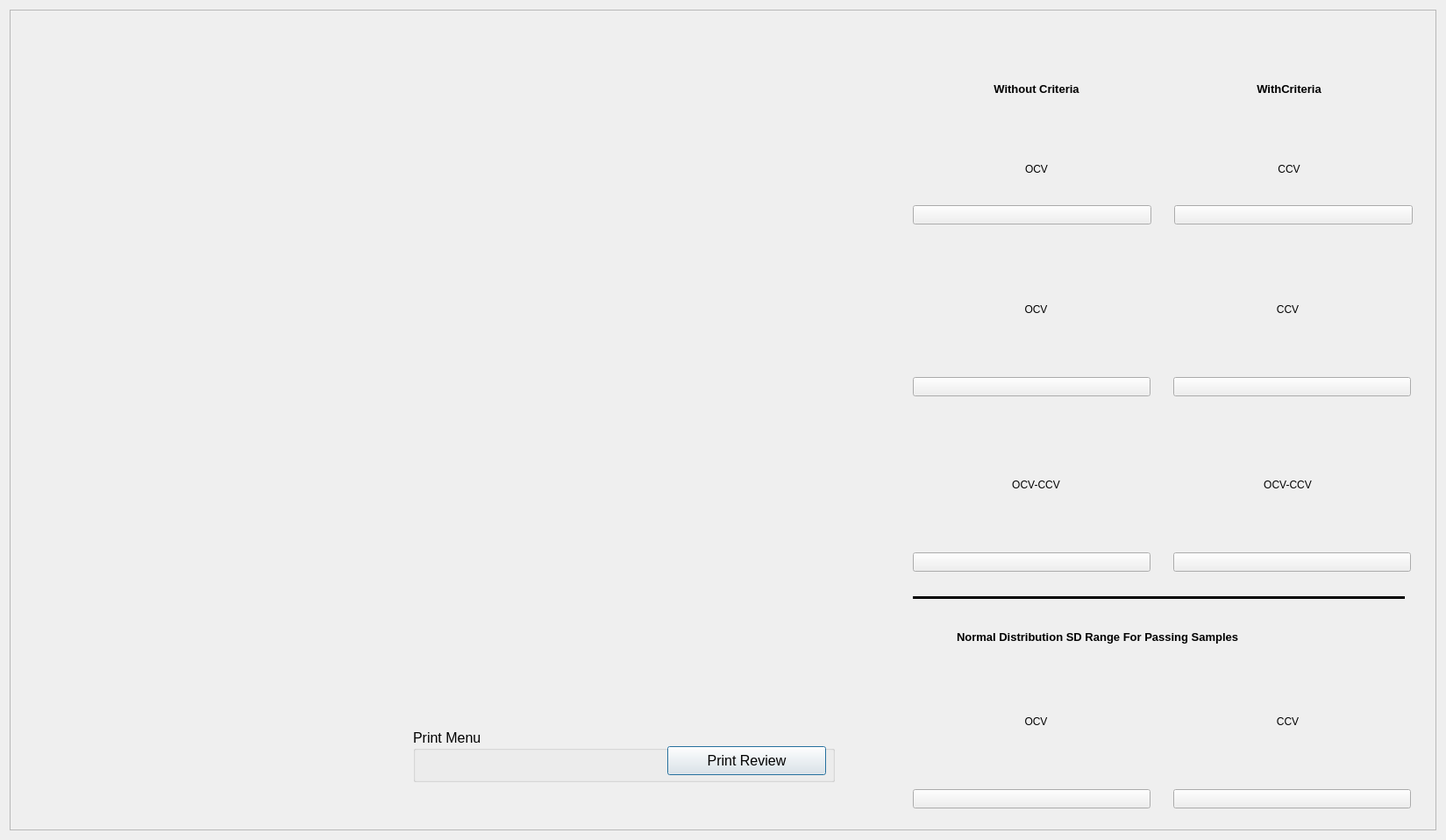
<?xml version="1.0" encoding="UTF-8"?>
<ui version="4.0">
 <class>Dialog</class>
 <widget class="QDialog" name="Dialog">
  <property name="geometry">
   <rect>
    <x>0</x>
    <y>0</y>
    <width>1649</width>
    <height>958</height>
   </rect>
  </property>
  <property name="windowTitle">
   <string>Post Graph</string>
  </property>
  <layout class="QGridLayout" name="gridLayout">
   <item row="0" column="0">
    <widget class="QFrame" name="frame">
     <property name="frameShape">
      <enum>QFrame::StyledPanel</enum>
     </property>
     <property name="frameShadow">
      <enum>QFrame::Raised</enum>
     </property>
     <widget class="Line" name="line">
      <property name="geometry">
       <rect>
        <x>1030</x>
        <y>660</y>
        <width>561</width>
        <height>20</height>
       </rect>
      </property>
      <property name="frameShadow">
       <enum>QFrame::Plain</enum>
      </property>
      <property name="lineWidth">
       <number>3</number>
      </property>
      <property name="orientation">
       <enum>Qt::Horizontal</enum>
      </property>
     </widget>
     <widget class="QLabel" name="label_2">
      <property name="geometry">
       <rect>
        <x>1080</x>
        <y>700</y>
        <width>471</width>
        <height>31</height>
       </rect>
      </property>
      <property name="font">
       <font>
        <pointsize>10</pointsize>
        <weight>75</weight>
        <bold>true</bold>
       </font>
      </property>
      <property name="text">
       <string>Normal Distribution SD Range For Passing Samples</string>
      </property>
     </widget>
     <widget class="QGroupBox" name="groupBox">
      <property name="geometry">
       <rect>
        <x>460</x>
        <y>820</y>
        <width>481</width>
        <height>61</height>
       </rect>
      </property>
      <property name="font">
       <font>
        <pointsize>12</pointsize>
       </font>
      </property>
      <property name="title">
       <string>Print Menu</string>
      </property>
      <widget class="QPushButton" name="pushButton">
       <property name="geometry">
        <rect>
         <x>290</x>
         <y>20</y>
         <width>181</width>
         <height>33</height>
        </rect>
       </property>
       <property name="text">
        <string>Print Review</string>
       </property>
      </widget>
     </widget>
     <widget class="QLabel" name="label_12">
      <property name="geometry">
       <rect>
        <x>10</x>
        <y>50</y>
        <width>991</width>
        <height>641</height>
       </rect>
      </property>
      <property name="text">
       <string/>
      </property>
      <property name="pixmap">
       <pixmap>Post_Graph/Testing.png</pixmap>
      </property>
      <property name="scaledContents">
       <bool>true</bool>
      </property>
     </widget>
     <widget class="QWidget" name="layoutWidget_7">
      <property name="geometry">
       <rect>
        <x>1030</x>
        <y>270</y>
        <width>568</width>
        <height>171</height>
       </rect>
      </property>
      <layout class="QVBoxLayout" name="verticalLayout_8">
       <item>
        <layout class="QHBoxLayout" name="horizontalLayout_19">
         <item>
          <widget class="QLabel" name="label_23">
           <property name="text">
            <string>OCV</string>
           </property>
           <property name="alignment">
            <set>Qt::AlignCenter</set>
           </property>
          </widget>
         </item>
         <item>
          <widget class="QLabel" name="label_24">
           <property name="text">
            <string>CCV</string>
           </property>
           <property name="alignment">
            <set>Qt::AlignCenter</set>
           </property>
          </widget>
         </item>
        </layout>
       </item>
       <item>
        <layout class="QHBoxLayout" name="horizontalLayout_10">
         <item>
          <widget class="QPushButton" name="pushButton_18">
           <property name="text">
            <string/>
           </property>
           <property name="icon">
            <iconset resource="Post_Graph/Graph.qrc">
             <normaloff>:/Post_Graph/Testing.png</normaloff>:/Post_Graph/Testing.png</iconset>
           </property>
           <property name="iconSize">
            <size>
             <width>250</width>
             <height>130</height>
            </size>
           </property>
          </widget>
         </item>
         <item>
          <spacer name="horizontalSpacer_10">
           <property name="orientation">
            <enum>Qt::Horizontal</enum>
           </property>
           <property name="sizeType">
            <enum>QSizePolicy::Minimum</enum>
           </property>
           <property name="sizeHint" stdset="0">
            <size>
             <width>20</width>
             <height>20</height>
            </size>
           </property>
          </spacer>
         </item>
         <item>
          <widget class="QPushButton" name="pushButton_19">
           <property name="text">
            <string/>
           </property>
           <property name="icon">
            <iconset>
             <normaloff>Post_Graph/Testing.png</normaloff>Post_Graph/Testing.png</iconset>
           </property>
           <property name="iconSize">
            <size>
             <width>250</width>
             <height>130</height>
            </size>
           </property>
          </widget>
         </item>
        </layout>
       </item>
      </layout>
     </widget>
     <widget class="QWidget" name="layoutWidget_8">
      <property name="geometry">
       <rect>
        <x>1030</x>
        <y>470</y>
        <width>568</width>
        <height>171</height>
       </rect>
      </property>
      <layout class="QVBoxLayout" name="verticalLayout_9">
       <item>
        <layout class="QHBoxLayout" name="horizontalLayout_20">
         <item>
          <widget class="QLabel" name="label_25">
           <property name="text">
            <string>OCV-CCV</string>
           </property>
           <property name="alignment">
            <set>Qt::AlignCenter</set>
           </property>
          </widget>
         </item>
         <item>
          <widget class="QLabel" name="label_26">
           <property name="text">
            <string>OCV-CCV</string>
           </property>
           <property name="alignment">
            <set>Qt::AlignCenter</set>
           </property>
          </widget>
         </item>
        </layout>
       </item>
       <item>
        <layout class="QHBoxLayout" name="horizontalLayout_11">
         <item>
          <widget class="QPushButton" name="pushButton_20">
           <property name="text">
            <string/>
           </property>
           <property name="icon">
            <iconset>
             <normaloff>Post_Graph/Testing.png</normaloff>Post_Graph/Testing.png</iconset>
           </property>
           <property name="iconSize">
            <size>
             <width>250</width>
             <height>130</height>
            </size>
           </property>
          </widget>
         </item>
         <item>
          <spacer name="horizontalSpacer_11">
           <property name="orientation">
            <enum>Qt::Horizontal</enum>
           </property>
           <property name="sizeType">
            <enum>QSizePolicy::Minimum</enum>
           </property>
           <property name="sizeHint" stdset="0">
            <size>
             <width>20</width>
             <height>20</height>
            </size>
           </property>
          </spacer>
         </item>
         <item>
          <widget class="QPushButton" name="pushButton_21">
           <property name="text">
            <string/>
           </property>
           <property name="icon">
            <iconset resource="Post_Graph/Graph.qrc">
             <normaloff>:/Post_Graph/2.png</normaloff>:/Post_Graph/2.png</iconset>
           </property>
           <property name="iconSize">
            <size>
             <width>250</width>
             <height>130</height>
            </size>
           </property>
          </widget>
         </item>
        </layout>
       </item>
      </layout>
     </widget>
     <widget class="QWidget" name="layoutWidget">
      <property name="geometry">
       <rect>
        <x>1030</x>
        <y>740</y>
        <width>568</width>
        <height>171</height>
       </rect>
      </property>
      <layout class="QVBoxLayout" name="verticalLayout_6">
       <item>
        <layout class="QHBoxLayout" name="horizontalLayout_13">
         <item>
          <widget class="QLabel" name="label_8">
           <property name="text">
            <string>OCV</string>
           </property>
           <property name="alignment">
            <set>Qt::AlignCenter</set>
           </property>
          </widget>
         </item>
         <item>
          <widget class="QLabel" name="label_9">
           <property name="text">
            <string>CCV</string>
           </property>
           <property name="alignment">
            <set>Qt::AlignCenter</set>
           </property>
          </widget>
         </item>
        </layout>
       </item>
       <item>
        <layout class="QHBoxLayout" name="horizontalLayout_5">
         <item>
          <widget class="QPushButton" name="pushButton_12">
           <property name="text">
            <string/>
           </property>
           <property name="icon">
            <iconset>
             <normaloff>Post_Graph/2 - Copy.png</normaloff>Post_Graph/2 - Copy.png</iconset>
           </property>
           <property name="iconSize">
            <size>
             <width>250</width>
             <height>130</height>
            </size>
           </property>
          </widget>
         </item>
         <item>
          <spacer name="horizontalSpacer_4">
           <property name="orientation">
            <enum>Qt::Horizontal</enum>
           </property>
           <property name="sizeType">
            <enum>QSizePolicy::Minimum</enum>
           </property>
           <property name="sizeHint" stdset="0">
            <size>
             <width>20</width>
             <height>20</height>
            </size>
           </property>
          </spacer>
         </item>
         <item>
          <widget class="QPushButton" name="pushButton_15">
           <property name="text">
            <string/>
           </property>
           <property name="icon">
            <iconset>
             <normaloff>Post_Graph/Testing.png</normaloff>Post_Graph/Testing.png</iconset>
           </property>
           <property name="iconSize">
            <size>
             <width>250</width>
             <height>130</height>
            </size>
           </property>
          </widget>
         </item>
        </layout>
       </item>
      </layout>
     </widget>
     <widget class="QWidget" name="layoutWidget">
      <property name="geometry">
       <rect>
        <x>1030</x>
        <y>40</y>
        <width>570</width>
        <height>205</height>
       </rect>
      </property>
      <layout class="QVBoxLayout" name="verticalLayout">
       <item>
        <layout class="QHBoxLayout" name="horizontalLayout">
         <item>
          <widget class="QLabel" name="label">
           <property name="font">
            <font>
             <pointsize>10</pointsize>
             <weight>75</weight>
             <bold>true</bold>
            </font>
           </property>
           <property name="text">
            <string>Without Criteria</string>
           </property>
           <property name="alignment">
            <set>Qt::AlignCenter</set>
           </property>
          </widget>
         </item>
         <item>
          <widget class="QLabel" name="label_4">
           <property name="font">
            <font>
             <pointsize>10</pointsize>
             <weight>75</weight>
             <bold>true</bold>
            </font>
           </property>
           <property name="text">
            <string>WithCriteria</string>
           </property>
           <property name="alignment">
            <set>Qt::AlignCenter</set>
           </property>
          </widget>
         </item>
        </layout>
       </item>
       <item>
        <layout class="QVBoxLayout" name="verticalLayout_7">
         <item>
          <layout class="QHBoxLayout" name="horizontalLayout_18">
           <item>
            <widget class="QLabel" name="label_15">
             <property name="text">
              <string>OCV</string>
             </property>
             <property name="alignment">
              <set>Qt::AlignCenter</set>
             </property>
            </widget>
           </item>
           <item>
            <widget class="QLabel" name="label_16">
             <property name="text">
              <string>CCV</string>
             </property>
             <property name="alignment">
              <set>Qt::AlignCenter</set>
             </property>
            </widget>
           </item>
          </layout>
         </item>
         <item>
          <layout class="QHBoxLayout" name="horizontalLayout_7">
           <item>
            <widget class="QPushButton" name="pushButton_16">
             <property name="text">
              <string/>
             </property>
             <property name="icon">
              <iconset resource="Post_Graph/Graph.qrc">
               <normaloff>:/Post_Graph/2 - Copy.png</normaloff>:/Post_Graph/2 - Copy.png</iconset>
             </property>
             <property name="iconSize">
              <size>
               <width>250</width>
               <height>130</height>
              </size>
             </property>
            </widget>
           </item>
           <item>
            <spacer name="horizontalSpacer_7">
             <property name="orientation">
              <enum>Qt::Horizontal</enum>
             </property>
             <property name="sizeType">
              <enum>QSizePolicy::Minimum</enum>
             </property>
             <property name="sizeHint" stdset="0">
              <size>
               <width>20</width>
               <height>20</height>
              </size>
             </property>
            </spacer>
           </item>
           <item>
            <widget class="QPushButton" name="pushButton_17">
             <property name="text">
              <string/>
             </property>
             <property name="icon">
              <iconset resource="Post_Graph/Graph.qrc">
               <normaloff>:/Post_Graph/Testing.png</normaloff>:/Post_Graph/Testing.png</iconset>
             </property>
             <property name="iconSize">
              <size>
               <width>250</width>
               <height>130</height>
              </size>
             </property>
            </widget>
           </item>
          </layout>
         </item>
        </layout>
       </item>
      </layout>
     </widget>
    </widget>
   </item>
  </layout>
 </widget>
 <resources>
  <include location="Post_Graph/Graph.qrc"/>
 </resources>
 <connections/>
</ui>
